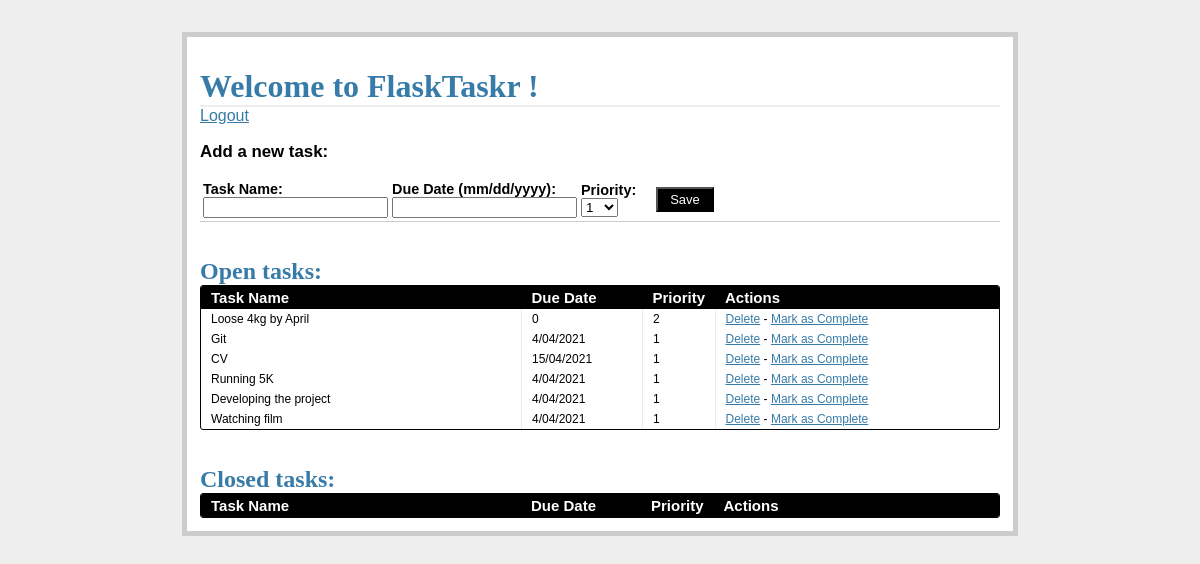
The page /tasks/ (signed in) on the database as committed earlier.
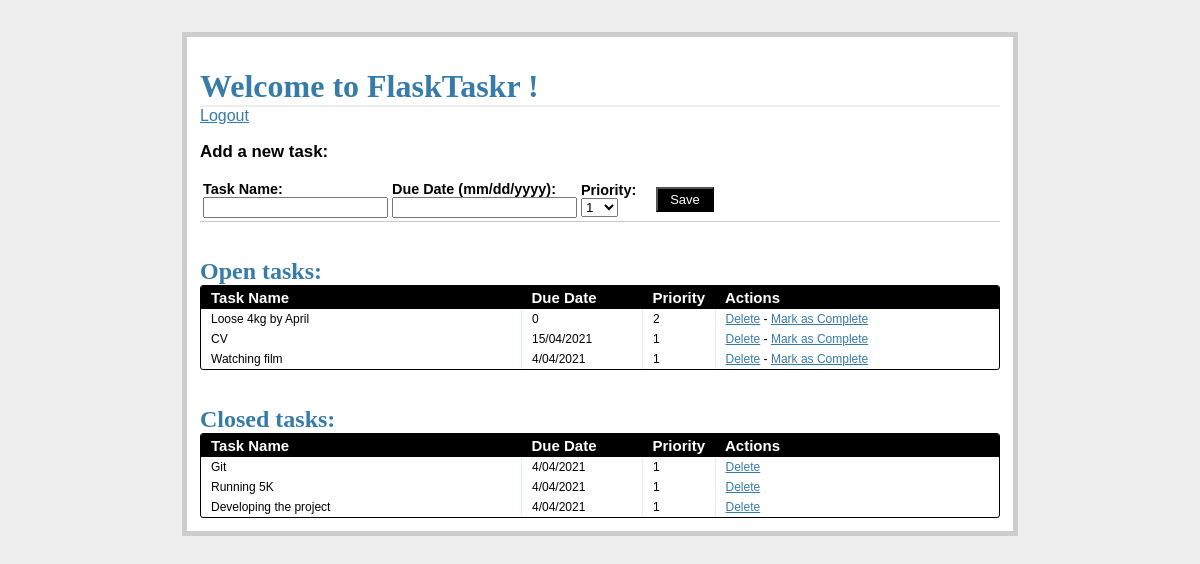
The same page on the database as committed later.
### tables this page shows
CREATE TABLE tasks(task_id INTEGER PRIMARY KEY AUTOINCREMENT, name TEXT NOT NULL, due_date TEXT NOT NULL,
        priority INT NOT NULL, status
        INTEGER NOT NULL);

### views.py (the view)
@app.route('/tasks/')
@login_required
def tasks():
    g.db = connect_db()
    cursor = g.db.execute(
        'select name, due_date, priority, task_id from tasks where status=1'
    )
    open_tasks = [
        dict(name=row[0], due_date=row[1], priority=row[2],
            task_id=row[3]) for row in cursor.fetchall()
    ]
    cursor = g.db.execute(
        'select name, due_date, priority, task_id from tasks where status =0'
    )
    closed_tasks = [
        dict(name=row[0], due_date=row[1], priority=row[2],
            task_id=row[3]) for row in cursor.fetchall()
    ]
    g.db.close()
    return render_template(
        'tasks.html',
        form=AddTaskForm(request.form),
        open_tasks=open_tasks,
        closed_tasks=closed_tasks
    )

### forms.py
class AddTaskForm(Form):
    task_id = IntegerField()
    name = StringField('Task Name', validators=[DataRequired()])
    due_date = DateField(
        'Date Due (mm/dd/yyyy)',
        validators=[DataRequired()], format = '%m/%d/%Y'
    )
    priority = SelectField(
        'Priority',
        validators = [DataRequired()],
        choices = [
            ('1','1'), ('2','2'), ('3','3'), ('4','4'), ('5','5'),
            ('6','6'), ('7','7'), ('8','8'), ('9','9'), ('10','10')
        ]
    )
    status = IntegerField('status')

### views.py (called while the page is built)
def connect_db():
    return sqlite3.connect(app.config['DATABASE_PATH'])

def login_required(test):
    @wraps(test)
    def wrap(*args, **kwargs):
        if 'logged_in' in session:
            return test(*args, **kwargs)
        else:
            flash('You need to log in first.')
            return redirect(url_for('login'))
    return wrap

### templates/tasks.html (shortened to what this page needs)
{% extends "_base.html" %}
{% block content %}
<h1>Welcome to FlaskTaskr {{request.form.username}}! </h1>
<a href="{{ url_for('logout') }}">Logout</a>
<div class="add-task">
  <h3>Add a new task:</h3>
  <table>
    <tr>
      <form action="{{ url_for('new_task') }}" method="post">
        <td>
          <label>Task Name:</label>
          <input name="name" type="text">
        </td>
        <td>
          <label>Due Date (mm/dd/yyyy):</label>
          <input name="due_date" type="text" width="120px">
        </td>
        <td>
          <label>Priority:</label>
          <select name="priority" width="100px">
            <option value="1">1</option>
          </select>
        </td>
        <td>
          <input class="button" type="submit" value="Save">
        </td>
      </form>
    </tr>
  </table>
</div>
<div class="entries">
  <br>
  <br>
  <h2>Open tasks:</h2>
  <div class="datagrid">
    <table>
      <thead>
        <tr>
          <th width="300px"><strong>Task Name</strong></th>
          <th width="100px"><strong>Due Date</strong></th>
          <th width="50px"><strong>Priority</strong></th>
          <th><strong>Actions</strong></th>
        </tr>
      </thead>
      {% for task in open_tasks %}
        <tr>
          <td width="300px">{{ task.name }}</td>
          <td width="100px">{{ task.due_date }}</td>
          <td width="50px">{{ task.priority }}</td>
          <td>
            <a href="{{ url_for('delete_entry', task_id = task.task_id) }}">Delete</a>  -
            <a href="{{ url_for('complete', task_id = task.task_id) }}">Mark as Complete</a>
          </td>
        </tr>
      {% endfor %}
    </table>
  </div>
  <br>
  <br>
</div>
<div class="entries">
  <h2>Closed tasks:</h2>
  <div class="datagrid">
    <table>
      <thead>
      <tr>
        <th width="300px"><strong>Task Name</strong></th>
        <th width="100px"><strong>Due Date</strong></th>
        <th width="50px"><strong>Priority</strong></th>
        <th><strong>Actions</strong></th>
        </tr>
      </thead>
      {% for task in closed_tasks %}
        <tr>
          <td width="300px">{{ task.name }}</td>
          <td width="100px">{{ task.due_date }}</td>
          <td width="50px">{{ task.priority }}</td>
        <td>
          <a href="{{ url_for('delete_entry', task_id = task.task_id) }}">Delete</a>
        </td>
        </tr>
      {% endfor %}
    </table>
  </div>
</div>
{% endblock %}

### templates/_base.html (shortened to what this page needs)
<!DOCTYPE html>
<html>
  <head>
  	<link rel="stylesheet" href="{{url_for('static', filename='css/main.css') }}">
  </head>
  <body>
  	<div class="page">
      <br>
  		{% block content %}
  		{% endblock %}
  	</div>
  </body>
</html>

### static/css/main.css (style rules this page uses)
body { font-family: sans-serif; background: #eee; }
a, h1, h2 { color: #377BA8; }
h1, h2 { font-family: 'Georgia', serif; margin: 0; }
h1 { border-bottom: 2px solid #eee; }
h2 { font-size: 1.5em; }
label { display: block; font-weight: bold; }
.page { margin: 2em auto; width: 50em; border: 5px solid #ccc; padding: 0.8em; background: white; }
.entries { list-style: none; margin: 0; padding: 0; }
.add-task { font-size: 0.9em; border-bottom: 1px solid #ccc; }
.datagrid table { border-collapse: collapse; text-align: left; width: 100%; }
.datagrid { background: #fff; overflow: hidden; border: 1px solid #000000; border-radius: 3px; }
.datagrid table td, .datagrid table th { padding: 3px 10px; }
.datagrid table thead th { background-color:#000000; color:#FFFFFF; font-size: 15px; font-weight: bold; }
.datagrid table thead th:first-child { border: none; }
.datagrid table tbody td { color: #000000; border-left: 1px solid #E1EEF4; font-size: 12px; font-weight: normal; }
.datagrid table tbody td:first-child { border-left: none; }
.datagrid table tbody tr:last-child td { border-bottom: none; }
.button { background-color:#000; display:inline-block; color:#ffffff; font-size:13px; padding:3px 12px; margin: 0; text-decoration:none; position:relative; }

Rows that differ between the two databases and show on the page:
changed tasks "Git": moves from the list under "Open tasks:" to the list under "Closed tasks:"
changed tasks "Running 5K": moves from the list under "Open tasks:" to the list under "Closed tasks:"
changed tasks "Developing the project": moves from the list under "Open tasks:" to the list under "Closed tasks:"
